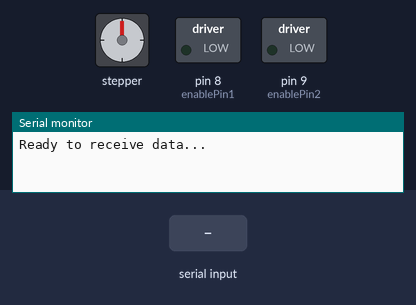
The sketch below on a simulated Arduino Uno, built with avr-gcc and run on an emulated ATmega328P. Parts: stepper motor, switched loads named in the sketch (green lamp = pin HIGH), the last lines printed to the serial monitor. The inputs (shaded band) are chosen by the test bench. Stepper angles assume 200 steps per turn.

Above: at 1.2 s.
1.3 s: "1,90\n" received over Serial
At 1.73 s:
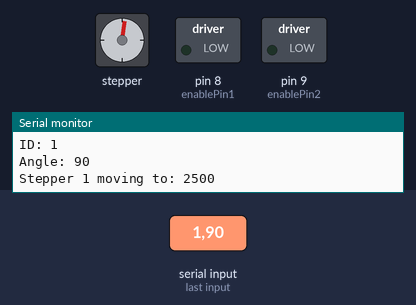
At 2.37 s:
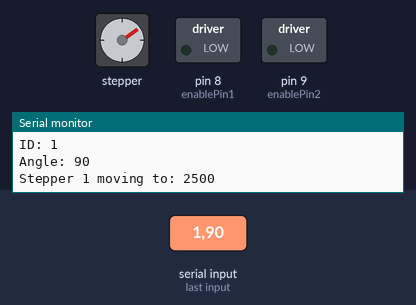
4.3 s: "90,45,200\n" received over Serial
At 6.6 s:
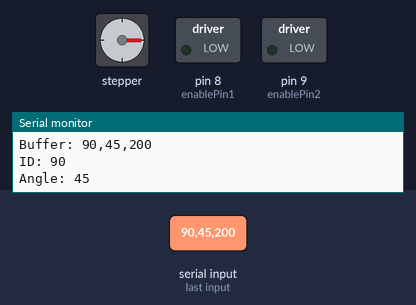
7.3 s: "3\n" received over Serial
Timing chart, 0 to 10.3 s (numbered marks = the images above; inputs shaded):
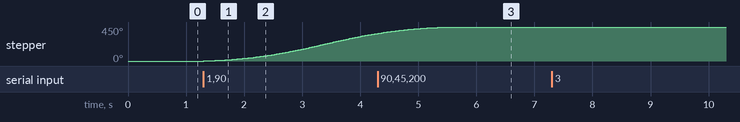

The sketch:

OP_UART_Arduino_stepper.ino
```cpp
#include <AccelStepper.h>

// Define stepper motor connections and stepper object
const byte enablePin1 = 8;  // Enable pin for the first stepper motor
const byte enablePin2 = 9;  // Enable pin for the second stepper motor
AccelStepper stepper1(AccelStepper::DRIVER, 2, 5);  // Pin 2 = step, Pin 5 = direction
AccelStepper stepper2(AccelStepper::DRIVER, 3, 6);  // Pin 3 = step, Pin 6 = direction

char inputBuffer[32];  // Buffer to hold incoming data
bool newData = false;  // Flag to check if new data has been read

void setup() {
  Serial.begin(9600);  // Initialize serial port
  Serial.println("Ready to receive data...");

  pinMode(enablePin1, OUTPUT);
  pinMode(enablePin2, OUTPUT);
  digitalWrite(enablePin1, LOW);  // Enable the first stepper motor
  digitalWrite(enablePin2, LOW);  // Enable the second stepper motor

  // Setup the stepper motors
  stepper1.setMaxSpeed(100);
  stepper1.setAcceleration(50);
  stepper2.setMaxSpeed(5000);
  stepper2.setAcceleration(1000);

  stepper1.setCurrentPosition(0);
  stepper2.setCurrentPosition(0);
}

void loop() {
  readSerialData();
  if (newData) {
    parseData();
    newData = false; // Reset the flag
  }

  // Continuously try to move the stepper motors to their target positions
  if (stepper1.distanceToGo() != 0) {
    stepper1.run();
  }
  if (stepper2.distanceToGo() != 0) {
    stepper2.run();
  }
}

void readSerialData() {
  static byte idx = 0;
  char endMarker = '\n';
  char rc;

  while (Serial.available() > 0) {
    rc = Serial.read();
    if (rc != endMarker) {
      if (idx < sizeof(inputBuffer) - 1) {
        inputBuffer[idx++] = rc;
      }
    } else {
      inputBuffer[idx] = '\0'; // Terminate the string
      idx = 0;
      newData = true;
      Serial.print("Buffer: ");  // Show the complete buffer
      Serial.println(inputBuffer);
    }
  }
}

void parseData() {
  char *idStr = strtok(inputBuffer, ",");
  char *angleStr = strtok(NULL, ",");

  if (idStr != NULL && angleStr != NULL) {
    int id = atoi(idStr);
    int angle = atoi(angleStr);
    Serial.print("ID: "); Serial.println(id);
    Serial.print("Angle: "); Serial.println(angle);

    long targetPosition = map(angle, 0, 180, 0, 5000);
    long targetPosition2 = map(angle, 0, 180, 0, 500);// Map angle to steps (modify as needed)

    if (id == 3 ) {
      stepper2.moveTo(targetPosition);
      Serial.print("Stepper 2 moving to: "); Serial.println(targetPosition);
    } else if (id == 1 ) {
      stepper1.moveTo(targetPosition2);
      Serial.print("Stepper 1 moving to: "); Serial.println(targetPosition);
    }
  } else {
    Serial.println("Error: Data not properly formatted.");
  }
}
```

Measured:
- after the input at 1.3 s, stepper: keeps turning clockwise at about 122°/s, starting at once
